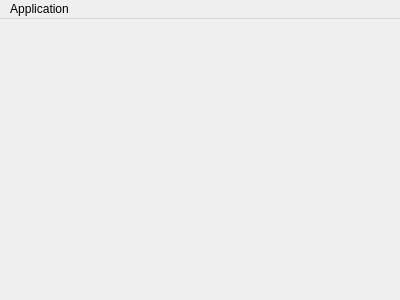
<?xml version="1.0" encoding="UTF-8"?>
<ui version="4.0">
 <class>MainWindow</class>
 <widget class="QMainWindow" name="MainWindow">
  <property name="geometry">
   <rect>
    <x>0</x>
    <y>0</y>
    <width>400</width>
    <height>300</height>
   </rect>
  </property>
  <property name="windowTitle">
   <string>MainWindow</string>
  </property>
  <widget class="QWidget" name="centralWidget"/>
  <widget class="QMenuBar" name="menuBar">
   <property name="geometry">
    <rect>
     <x>0</x>
     <y>0</y>
     <width>400</width>
     <height>25</height>
    </rect>
   </property>
   <widget class="QMenu" name="appmenu">
    <property name="title">
     <string>Application</string>
    </property>
    <addaction name="actionParameters"/>
   </widget>
   <addaction name="appmenu"/>
  </widget>
  <action name="actionParameters">
   <property name="text">
    <string>Paramètres</string>
   </property>
  </action>
  <action name="actionscndnscl">
   <property name="text">
    <string>scndnscl</string>
   </property>
  </action>
 </widget>
 <layoutdefault spacing="6" margin="11"/>
 <resources/>
 <connections/>
</ui>
